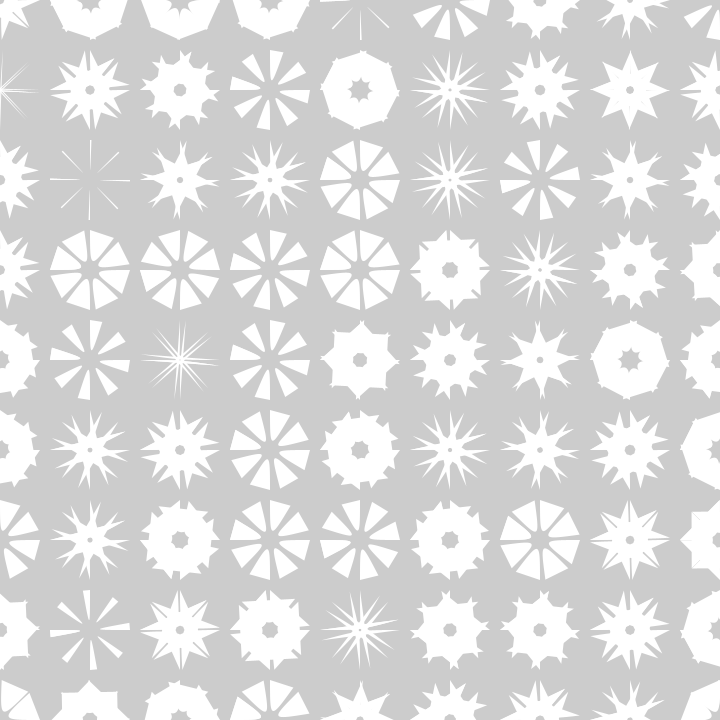
Frame 1 (no input)
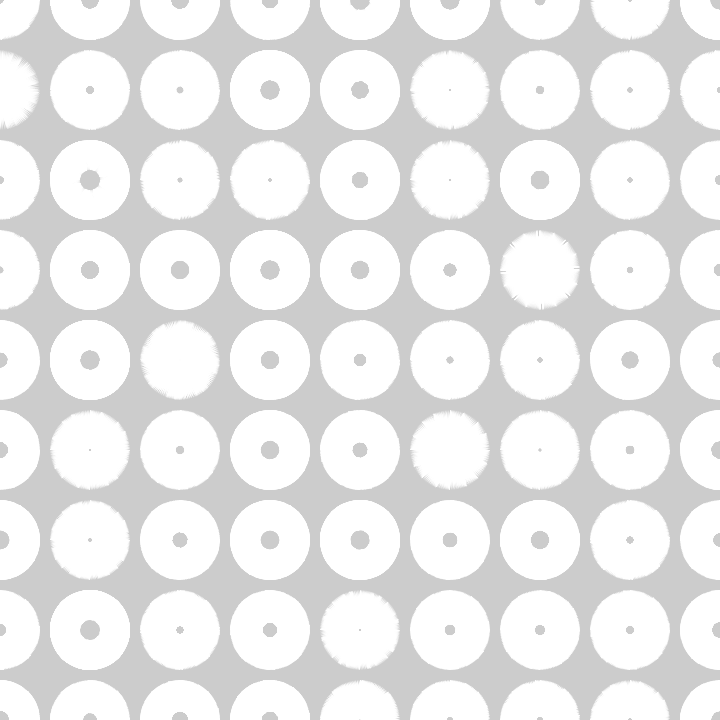
Frame 60 (the mouse pressed at the canvas centre just before this capture)
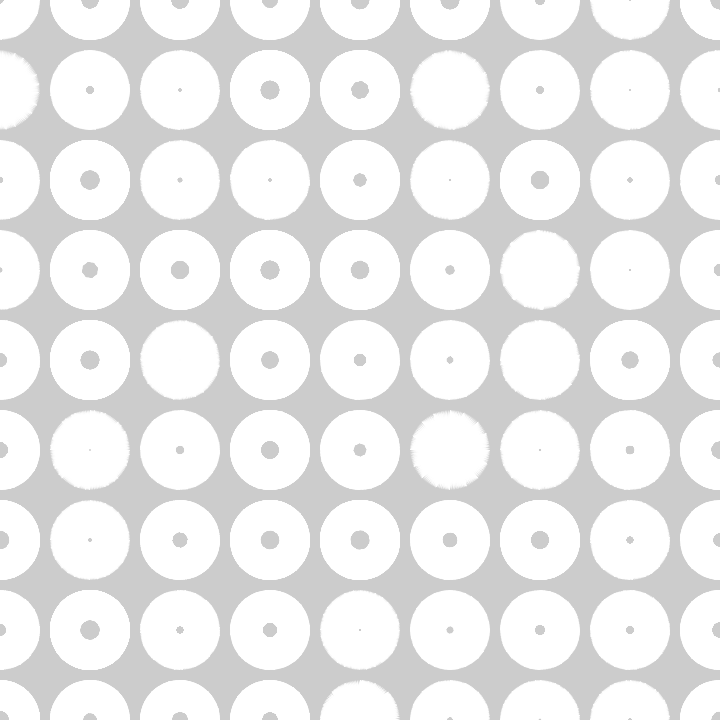
Frame 120 (the mouse held since frame 60 and released just before this capture)

The Processing sketch that drew these frames (run headless with seeded random() and noise(); from frame 60 on, the mouse is pressed at the canvas centre):

// Processing sketch: sketch_1162020_StarGeneration
// ── sketch_1162020_StarGeneration.pde
float x,y,r,t,a,N;
void setup(){size(720,720);noStroke();}
void draw(){clear();
t+=pow(sin(a+=.04),4)*.04;for(y=0;y<810;y+=90)for(x=0;x<810;x+=90)for(r=0;r<TAU;r+=PI/4)bezier(x+cos(N=t+noise(x,y,t*.1)*9+r)*40,y+sin(N)*40,x,y,x,y,x-cos(t+r)*40,y-sin(t+r)*40);
}
